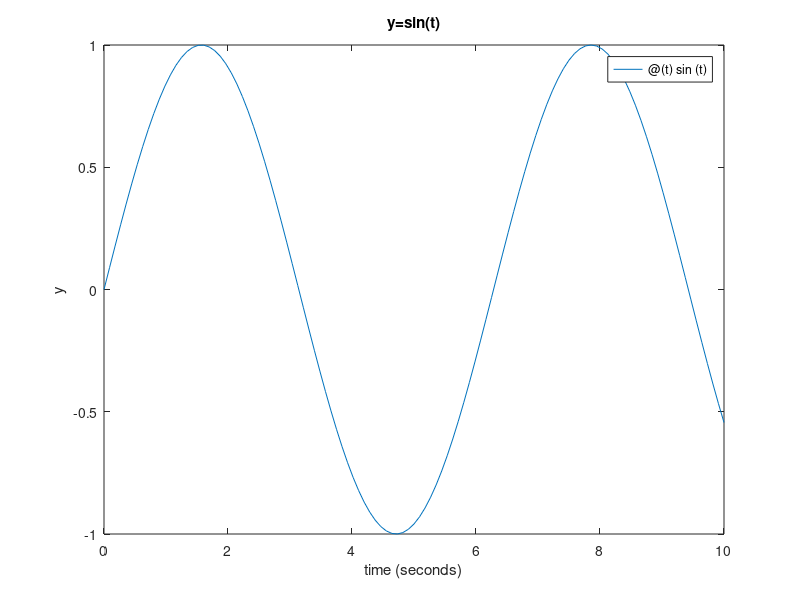

The MATLAB source for this figure:
% Adding Identiy Matrixes and Multipying by Vector
I = eye(3);
v = [1;2;3];

result = (I + I) * v;
disp('matrix math')
disp(result)

%plotting y=sin t from [0,10]
fplot(@(t) sin(t),[0,10])
title('y=sin(t)');
xlabel('time (seconds)')
ylabel('y');

%finding roots 
s=tf('s');
r= zero(s^4+3*s^3-15*s^2-2*s+9);
disp('roots')
disp(r)